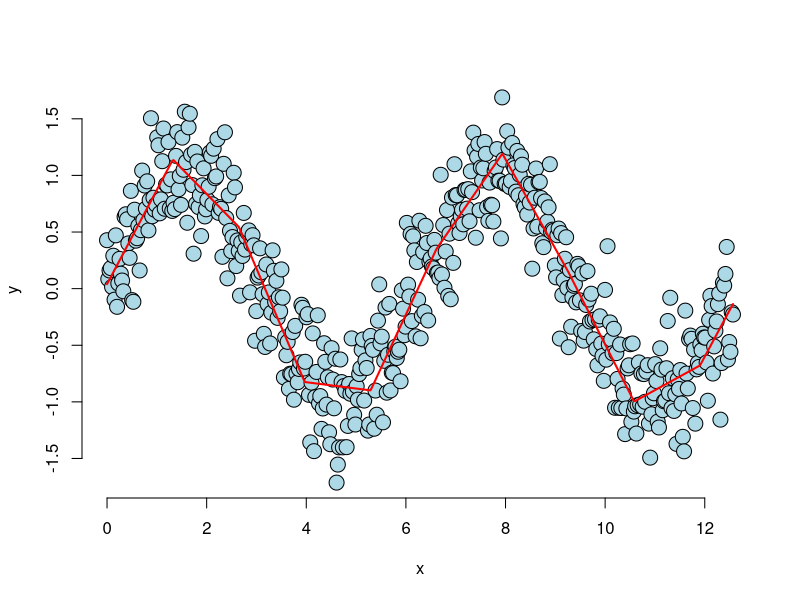
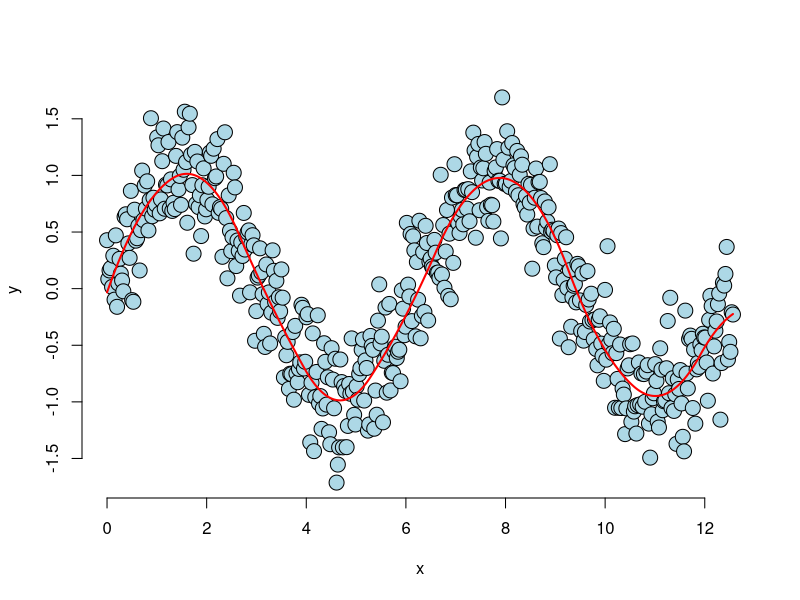
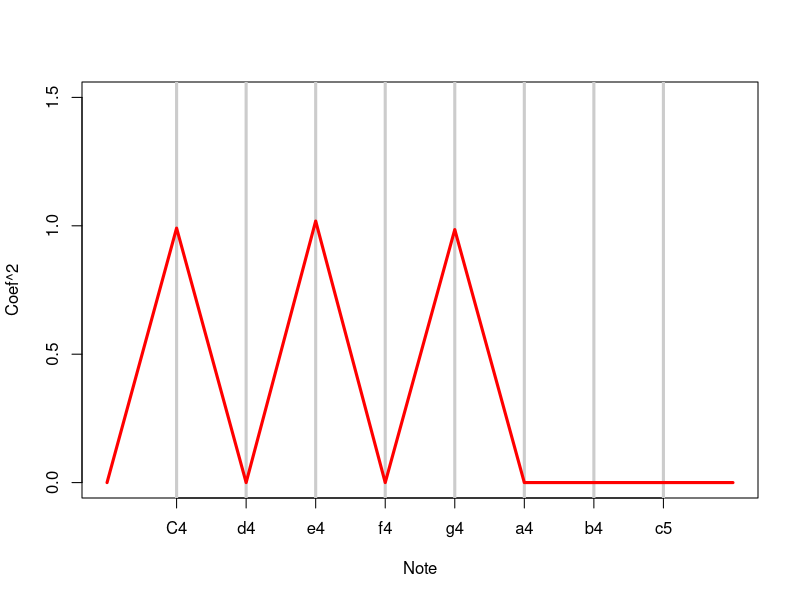
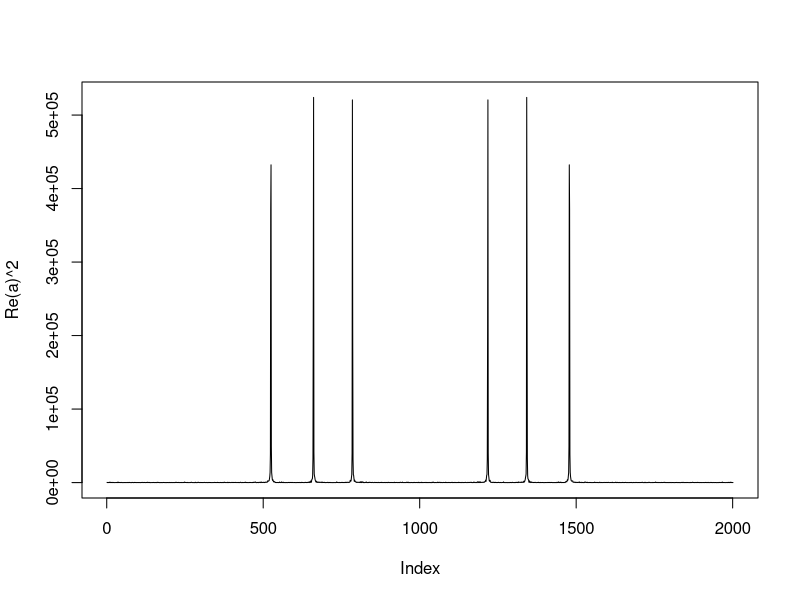

Write R code to recreate these figures, in order.
## ---- chunk 1
require(knitr)
options(width=100)
opts_chunk$set(message=F, error=F, warning=F, comment=NA, fig.align='center', dpi=100, tidy=F, cache.path='.cache/', fig.path='fig/')

options(xtable.type='html')
knit_hooks$set(inline=function(x) {
    if(is.numeric(x)) {
        round(x, getOptions('digits'))
    } else {
        paste(as.character(x), collapse=', ')
    }
})
knit_hooks$set(plot=knitr:::hook_plot_html)
## ---- chunk 2
n <- 500
x <- seq(0, 4 * pi, length=n)
y <- sin(x) + rnorm(n, sd=.3)
knots <- seq(0, 8 * pi, length=20)
splineTerms <- sapply(knots, function(knot) (x > knot) * (x - knot))
xMat <- cbind(1, x, splineTerms)
yhat <- predict(lm(y ~ xMat - 1))
plot(x, y, frame=F, pch=21, bg="lightblue", cex=2)
lines(x, yhat, col="red", lwd=2)
## ---- chunk 3
splineTerms <- sapply(knots, function(knot) (x > knot) * (x - knot)^2)
xMat <- cbind(1, x, x^2, splineTerms)
yhat <- predict(lm(y ~ xMat - 1))
plot(x, y, frame=F, pch=21, bg="lightblue", cex=2)
lines(x, yhat, col="red", lwd=2)
## ---- chunk 4
# Chord finder, playing the white keys on a piano from octave c4 - c5
notes4 <- c(261.63, 293.66, 329.63, 349.23, 392.00, 440.00, 493.88, 523.25)
t <- seq(0, 2, by=.001)
n <- length(t)
c4 <- sin(2 * pi * notes4[1] * t)
e4 <- sin(2 * pi * notes4[3] * t)
g4 <- sin(2 * pi * notes4[5] * t)
chord <- c4 + e4 + g4 + rnorm(n, 0, 0.3)
x <- sapply(notes4, function(freq) sin(2 * pi * freq * t))
fit <- lm(chord ~ x - 1)
## ---- chunk 5
plot(c(0,9), c(0,1.5), xlab="Note", ylab="Coef^2", axes=F, frame=T, type="n")
axis(2)
axis(1, at=1:8, labels=c("C4", "d4", "e4", "f4", "g4", "a4", "b4", "c5"))
for (i in 1:8) abline(v=i, lwd=3, col=grey(.8))
lines(c(0, 1:8, 9), c(0, coef(fit)^2, 0), type="l", lwd=3, col="red")
## ---- chunk 6
# How you would really do it
a <- fft(chord)
plot(Re(a)^2, type="l")
